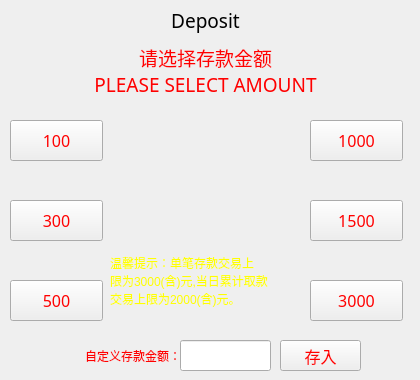
    <widget class="QWidget" name="DepositPage">
     <property name="styleSheet">
      <string notr="true">background-image: url(:/images/img/blackBackground.jpg);</string>
     </property>
     <widget class="QLabel" name="label_12">
      <property name="geometry">
       <rect>
        <x>0</x>
        <y>0</y>
        <width>411</width>
        <height>41</height>
       </rect>
      </property>
      <property name="font">
       <font>
        <family>黑体</family>
        <pointsize>14</pointsize>
       </font>
      </property>
      <property name="styleSheet">
       <string notr="true">background-image: url(:/images/img/redBackgroud.jpg);</string>
      </property>
      <property name="text">
       <string>Deposit</string>
      </property>
      <property name="alignment">
       <set>Qt::AlignCenter</set>
      </property>
     </widget>
     <widget class="QPushButton" name="btn_CR100">
      <property name="geometry">
       <rect>
        <x>10</x>
        <y>120</y>
        <width>93</width>
        <height>41</height>
       </rect>
      </property>
      <property name="font">
       <font>
        <family>黑体</family>
        <pointsize>12</pointsize>
       </font>
      </property>
      <property name="styleSheet">
       <string notr="true">color: rgb(255, 0, 0);</string>
      </property>
      <property name="text">
       <string>100</string>
      </property>
     </widget>
     <widget class="QPushButton" name="btn_CR300">
      <property name="geometry">
       <rect>
        <x>10</x>
        <y>200</y>
        <width>93</width>
        <height>41</height>
       </rect>
      </property>
      <property name="font">
       <font>
        <family>黑体</family>
        <pointsize>12</pointsize>
       </font>
      </property>
      <property name="styleSheet">
       <string notr="true">color: rgb(255, 0, 0);</string>
      </property>
      <property name="text">
       <string>300</string>
      </property>
     </widget>
     <widget class="QPushButton" name="btn_CR500">
      <property name="geometry">
       <rect>
        <x>10</x>
        <y>280</y>
        <width>93</width>
        <height>41</height>
       </rect>
      </property>
      <property name="font">
       <font>
        <family>黑体</family>
        <pointsize>12</pointsize>
       </font>
      </property>
      <property name="styleSheet">
       <string notr="true">color: rgb(255, 0, 0);</string>
      </property>
      <property name="text">
       <string>500</string>
      </property>
     </widget>
     <widget class="QPushButton" name="btn_CR1000">
      <property name="geometry">
       <rect>
        <x>310</x>
        <y>120</y>
        <width>93</width>
        <height>41</height>
       </rect>
      </property>
      <property name="font">
       <font>
        <family>黑体</family>
        <pointsize>12</pointsize>
       </font>
      </property>
      <property name="styleSheet">
       <string notr="true">color: rgb(255, 0, 0);</string>
      </property>
      <property name="text">
       <string>1000</string>
      </property>
     </widget>
     <widget class="QPushButton" name="btn_CR1500">
      <property name="geometry">
       <rect>
        <x>310</x>
        <y>200</y>
        <width>93</width>
        <height>41</height>
       </rect>
      </property>
      <property name="font">
       <font>
        <family>黑体</family>
        <pointsize>12</pointsize>
       </font>
      </property>
      <property name="styleSheet">
       <string notr="true">color: rgb(255, 0, 0);</string>
      </property>
      <property name="text">
       <string>1500</string>
      </property>
     </widget>
     <widget class="QPushButton" name="btn_CR3000">
      <property name="geometry">
       <rect>
        <x>310</x>
        <y>280</y>
        <width>93</width>
        <height>41</height>
       </rect>
      </property>
      <property name="font">
       <font>
        <family>黑体</family>
        <pointsize>12</pointsize>
       </font>
      </property>
      <property name="styleSheet">
       <string notr="true">color: rgb(255, 0, 0);</string>
      </property>
      <property name="text">
       <string>3000</string>
      </property>
     </widget>
     <widget class="QLabel" name="label_25">
      <property name="geometry">
       <rect>
        <x>0</x>
        <y>40</y>
        <width>411</width>
        <height>61</height>
       </rect>
      </property>
      <property name="font">
       <font>
        <family>黑体</family>
        <pointsize>14</pointsize>
       </font>
      </property>
      <property name="styleSheet">
       <string notr="true">color: rgb(255, 0, 0);</string>
      </property>
      <property name="text">
       <string>请选择存款金额
PLEASE SELECT AMOUNT</string>
      </property>
      <property name="alignment">
       <set>Qt::AlignCenter</set>
      </property>
     </widget>
     <widget class="QLabel" name="label_26">
      <property name="geometry">
       <rect>
        <x>110</x>
        <y>240</y>
        <width>191</width>
        <height>81</height>
       </rect>
      </property>
      <property name="styleSheet">
       <string notr="true">color: rgb(255, 255, 0);</string>
      </property>
      <property name="text">
       <string>温馨提示：单笔存款交易上
限为3000(含)元,当日累计取款
交易上限为2000(含)元。</string>
      </property>
      <property name="alignment">
       <set>Qt::AlignLeading|Qt::AlignLeft|Qt::AlignVCenter</set>
      </property>
     </widget>
     <widget class="QLineEdit" name="led_DepositMoney">
      <property name="geometry">
       <rect>
        <x>180</x>
        <y>340</y>
        <width>91</width>
        <height>31</height>
       </rect>
      </property>
      <property name="styleSheet">
       <string notr="true">color: rgb(255, 0, 0);</string>
      </property>
     </widget>
     <widget class="QLabel" name="label_42">
      <property name="geometry">
       <rect>
        <x>50</x>
        <y>340</y>
        <width>131</width>
        <height>31</height>
       </rect>
      </property>
      <property name="styleSheet">
       <string notr="true">color: rgb(255, 0, 0);</string>
      </property>
      <property name="text">
       <string>自定义存款金额：</string>
      </property>
      <property name="alignment">
       <set>Qt::AlignRight|Qt::AlignTrailing|Qt::AlignVCenter</set>
      </property>
     </widget>
     <widget class="QPushButton" name="btn_Deposit">
      <property name="geometry">
       <rect>
        <x>280</x>
        <y>340</y>
        <width>81</width>
        <height>31</height>
       </rect>
      </property>
      <property name="font">
       <font>
        <family>黑体</family>
        <pointsize>12</pointsize>
       </font>
      </property>
      <property name="styleSheet">
       <string notr="true">color: rgb(255, 0, 0);</string>
      </property>
      <property name="text">
       <string>存入</string>
      </property>
     </widget>
    </widget>
